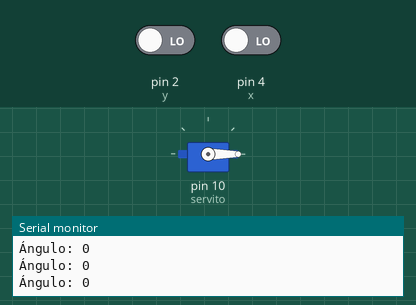
This sketch was run on a simulated Arduino Uno, built with avr-gcc and run on an emulated ATmega328P. Shown: servo, the last lines printed to the serial monitor. Inputs (shaded band) come from the test bench; at power-on: pin 4 (x) LOW, pin 2 (y) LOW.

Above: at 1.2 s.
1.3 s: pin 4 (x) driven HIGH
At 3.7 s:
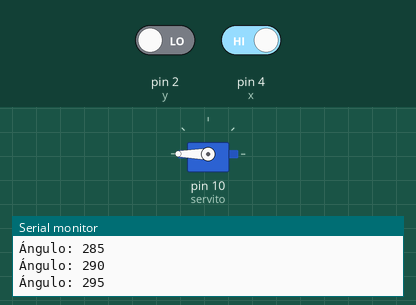
4.3 s: pin 2 (y) driven HIGH
At 5.1 s:
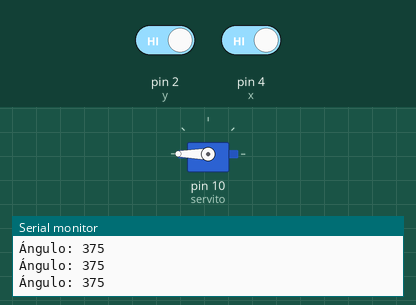
5.8 s: pin 4 (x) driven LOW
At 7.53 s:
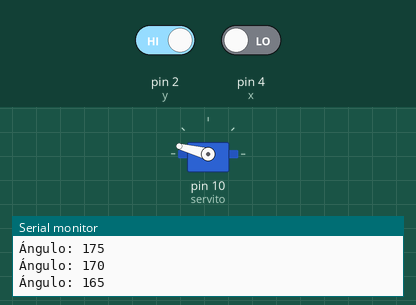
Timing chart, 0 to 10.4 s (numbered marks = the images above; inputs shaded):
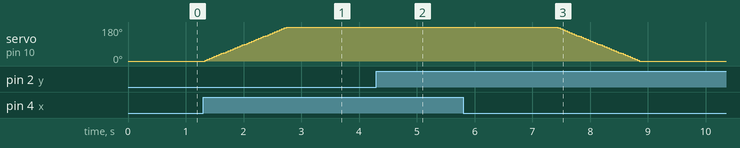

Measured:
- after the input at 1.3 s, servo on pin 10 (servito): moves from 0° to 180° over 1.4 s, starting at once
- after the input at 4.3 s, servo on pin 10 (servito): stays 180° (without the input it goes to 0° after 1.0 s)
- after the input at 5.8 s, servo on pin 10 (servito): moves from 180° to 0° over 1.4 s, starting after 1.6 s

The sketch:

servo_y_botones.ino
```cpp
#include <Servo.h>
Servo servito;
int a=0;
int x=4;
int y=2;
int botonazul=0;
int botonamarillo=0;

void setup() {
  servito.attach(10);
  Serial.begin(9600);
  pinMode(x, INPUT);
  pinMode(y, INPUT);
}

void loop() {
  botonazul=digitalRead(x);
  botonamarillo=digitalRead(y);

  if(botonazul==HIGH){
    a=a+5;
    delay(20);}
  if(botonamarillo==HIGH){
    a=a-5;
    delay(20);}

  servito.write(a);
  Serial.print("Ángulo: ");
  Serial.println(a);
  delay(20);
}
```
